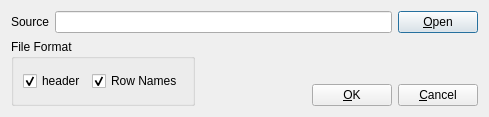
<?xml version="1.0" encoding="UTF-8"?>
<ui version="4.0">
 <class>openXLS</class>
 <widget class="QDialog" name="openXLS">
  <property name="geometry">
   <rect>
    <x>0</x>
    <y>0</y>
    <width>489</width>
    <height>117</height>
   </rect>
  </property>
  <property name="windowTitle">
   <string>Open XLS\XLSX File</string>
  </property>
  <layout class="QVBoxLayout" name="verticalLayout_2">
   <item>
    <layout class="QHBoxLayout" name="horizontalLayout_4">
     <item>
      <widget class="QLabel" name="label_2">
       <property name="text">
        <string>Source</string>
       </property>
      </widget>
     </item>
     <item>
      <widget class="QLineEdit" name="sourcelineEdit"/>
     </item>
     <item>
      <widget class="QPushButton" name="openButton">
       <property name="text">
        <string>&amp;Open</string>
       </property>
      </widget>
     </item>
    </layout>
   </item>
   <item>
    <layout class="QHBoxLayout" name="horizontalLayout_3">
     <item>
      <widget class="QGroupBox" name="filegroupBox">
       <property name="title">
        <string>File Format</string>
       </property>
       <layout class="QHBoxLayout" name="horizontalLayout">
        <item>
         <widget class="QCheckBox" name="headercheckBox">
          <property name="text">
           <string>header</string>
          </property>
          <property name="checked">
           <bool>true</bool>
          </property>
          <property name="tristate">
           <bool>false</bool>
          </property>
         </widget>
        </item>
        <item>
         <widget class="QCheckBox" name="rownamecheckBox">
          <property name="text">
           <string>Row Names</string>
          </property>
          <property name="checked">
           <bool>true</bool>
          </property>
         </widget>
        </item>
       </layout>
      </widget>
     </item>
     <item>
      <spacer name="horizontalSpacer">
       <property name="orientation">
        <enum>Qt::Horizontal</enum>
       </property>
       <property name="sizeHint" stdset="0">
        <size>
         <width>40</width>
         <height>20</height>
        </size>
       </property>
      </spacer>
     </item>
     <item>
      <layout class="QVBoxLayout" name="verticalLayout">
       <item>
        <spacer name="verticalSpacer">
         <property name="orientation">
          <enum>Qt::Vertical</enum>
         </property>
         <property name="sizeHint" stdset="0">
          <size>
           <width>20</width>
           <height>40</height>
          </size>
         </property>
        </spacer>
       </item>
       <item>
        <layout class="QHBoxLayout" name="horizontalLayout_2">
         <item>
          <widget class="QPushButton" name="okButton">
           <property name="maximumSize">
            <size>
             <width>100</width>
             <height>16777215</height>
            </size>
           </property>
           <property name="text">
            <string>&amp;OK</string>
           </property>
          </widget>
         </item>
         <item>
          <widget class="QPushButton" name="cancelButton">
           <property name="maximumSize">
            <size>
             <width>100</width>
             <height>16777215</height>
            </size>
           </property>
           <property name="text">
            <string>&amp;Cancel</string>
           </property>
          </widget>
         </item>
        </layout>
       </item>
      </layout>
     </item>
    </layout>
   </item>
  </layout>
 </widget>
 <resources/>
 <connections>
  <connection>
   <sender>okButton</sender>
   <signal>clicked()</signal>
   <receiver>openXLS</receiver>
   <slot>accept()</slot>
   <hints>
    <hint type="sourcelabel">
     <x>456</x>
     <y>166</y>
    </hint>
    <hint type="destinationlabel">
     <x>278</x>
     <y>88</y>
    </hint>
   </hints>
  </connection>
  <connection>
   <sender>cancelButton</sender>
   <signal>clicked()</signal>
   <receiver>openXLS</receiver>
   <slot>reject()</slot>
   <hints>
    <hint type="sourcelabel">
     <x>547</x>
     <y>166</y>
    </hint>
    <hint type="destinationlabel">
     <x>278</x>
     <y>88</y>
    </hint>
   </hints>
  </connection>
 </connections>
</ui>
